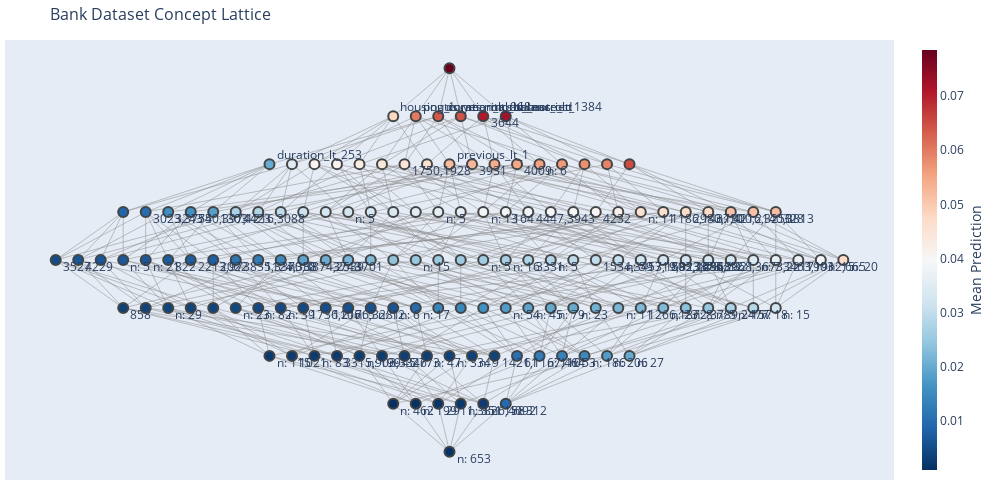

Notebook source saved alongside this figure:
### Code cell
fig.show()

### Figure 1 — Plotly figure (JSON) as saved in the notebook; plotly's stock layout.template omitted (floating-point values rounded to 4 significant figures; data arrays with more than 128 entries replaced by an {"elided": "..."} marker saying what was removed)
{"data": [{"hoverinfo": "none", "line": {"color": "#888", "width": 0.5}, "mode": "lines", "type": "scatter", "x": {"elided": "1440 float values"}, "y": {"elided": "1440 int values"}}, {"hoverinfo": "text", "hovertext": {"elided": "144 str values"}, "marker": {"color": {"elided": "144 float values"}, "colorbar": {"thickness": 15, "title": {"side": "right", "text": "Mean Prediction"}, "xanchor": "left"}, "colorscale": [[0, "rgb(103,0,31)"], [0.1, "rgb(178,24,43)"], [0.2, "rgb(214,96,77)"], [0.3, "rgb(244,165,130)"], [0.4, "rgb(253,219,199)"], [0.5, "rgb(247,247,247)"], [0.6, "rgb(209,229,240)"], [0.7, "rgb(146,197,222)"], [0.8, "rgb(67,147,195)"], [0.9, "rgb(33,102,172)"], [1, "rgb(5,48,97)"]], "line": {"width": 2}, "reversescale": true, "showscale": true, "size": 10}, "mode": "markers+text", "text": {"elided": "144 str values"}, "textposition": "middle right", "type": "scatter", "x": {"elided": "144 float values"}, "y": {"elided": "144 int values"}}], "layout": {"height": 500, "hovermode": "closest", "margin": {"b": 20, "l": 5, "r": 5, "t": 40}, "showlegend": false, "title": {"font": {"size": 16}, "text": "Bank Dataset Concept Lattice"}, "width": 1000, "xaxis": {"showgrid": false, "showticklabels": false, "zeroline": false}, "yaxis": {"showgrid": false, "showticklabels": false, "zeroline": false}}}
